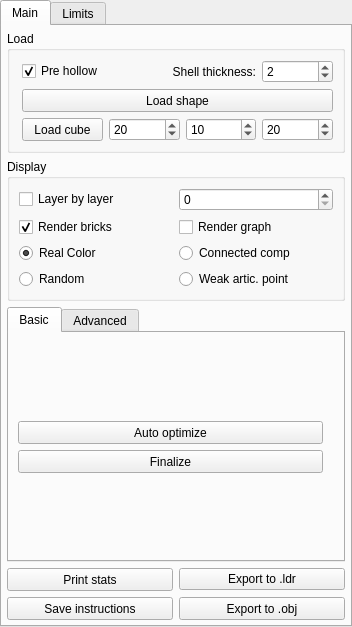
<?xml version="1.0" encoding="UTF-8"?>
<ui version="4.0">
 <class>AssemblyWidget</class>
 <widget class="QWidget" name="AssemblyWidget">
  <property name="geometry">
   <rect>
    <x>0</x>
    <y>0</y>
    <width>352</width>
    <height>625</height>
   </rect>
  </property>
  <property name="windowTitle">
   <string>Form</string>
  </property>
  <layout class="QVBoxLayout" name="verticalLayout_5">
   <property name="leftMargin">
    <number>0</number>
   </property>
   <property name="topMargin">
    <number>0</number>
   </property>
   <property name="rightMargin">
    <number>0</number>
   </property>
   <property name="bottomMargin">
    <number>0</number>
   </property>
   <item>
    <widget class="QTabWidget" name="tabWidget">
     <property name="tabShape">
      <enum>QTabWidget::Rounded</enum>
     </property>
     <property name="currentIndex">
      <number>0</number>
     </property>
     <property name="documentMode">
      <bool>false</bool>
     </property>
     <widget class="QWidget" name="mainTab">
      <attribute name="title">
       <string>Main</string>
      </attribute>
      <layout class="QVBoxLayout" name="verticalLayout">
       <property name="leftMargin">
        <number>5</number>
       </property>
       <property name="topMargin">
        <number>5</number>
       </property>
       <property name="rightMargin">
        <number>5</number>
       </property>
       <property name="bottomMargin">
        <number>5</number>
       </property>
       <item>
        <widget class="QGroupBox" name="groupBox">
         <property name="title">
          <string>Load</string>
         </property>
         <property name="flat">
          <bool>false</bool>
         </property>
         <layout class="QGridLayout" name="gridLayout">
          <property name="leftMargin">
           <number>12</number>
          </property>
          <item row="3" column="3">
           <widget class="QSpinBox" name="testZSpinBox">
            <property name="minimum">
             <number>1</number>
            </property>
            <property name="maximum">
             <number>999</number>
            </property>
            <property name="value">
             <number>20</number>
            </property>
           </widget>
          </item>
          <item row="3" column="2">
           <widget class="QSpinBox" name="testYSpinBox">
            <property name="minimum">
             <number>1</number>
            </property>
            <property name="maximum">
             <number>999</number>
            </property>
            <property name="value">
             <number>10</number>
            </property>
           </widget>
          </item>
          <item row="3" column="0">
           <widget class="QPushButton" name="testButton">
            <property name="minimumSize">
             <size>
              <width>0</width>
              <height>23</height>
             </size>
            </property>
            <property name="text">
             <string>Load cube</string>
            </property>
           </widget>
          </item>
          <item row="3" column="1">
           <widget class="QSpinBox" name="testXSpinBox">
            <property name="font">
             <font>
              <kerning>true</kerning>
             </font>
            </property>
            <property name="layoutDirection">
             <enum>Qt::LeftToRight</enum>
            </property>
            <property name="autoFillBackground">
             <bool>false</bool>
            </property>
            <property name="frame">
             <bool>true</bool>
            </property>
            <property name="alignment">
             <set>Qt::AlignLeading|Qt::AlignLeft|Qt::AlignVCenter</set>
            </property>
            <property name="minimum">
             <number>1</number>
            </property>
            <property name="maximum">
             <number>999</number>
            </property>
            <property name="value">
             <number>20</number>
            </property>
           </widget>
          </item>
          <item row="0" column="0">
           <widget class="QCheckBox" name="hollowCheckBox">
            <property name="text">
             <string>Pre hollow</string>
            </property>
            <property name="checked">
             <bool>true</bool>
            </property>
           </widget>
          </item>
          <item row="0" column="3">
           <widget class="QSpinBox" name="shellThicknessSpinBox">
            <property name="value">
             <number>2</number>
            </property>
           </widget>
          </item>
          <item row="0" column="1" colspan="2">
           <widget class="QLabel" name="label_3">
            <property name="text">
             <string>Shell thickness:</string>
            </property>
            <property name="alignment">
             <set>Qt::AlignRight|Qt::AlignTrailing|Qt::AlignVCenter</set>
            </property>
           </widget>
          </item>
          <item row="1" column="0" colspan="4">
           <widget class="QPushButton" name="loadFileButton">
            <property name="minimumSize">
             <size>
              <width>0</width>
              <height>23</height>
             </size>
            </property>
            <property name="text">
             <string>Load shape</string>
            </property>
           </widget>
          </item>
         </layout>
        </widget>
       </item>
       <item>
        <widget class="QGroupBox" name="groupBox_2">
         <property name="title">
          <string>Display</string>
         </property>
         <layout class="QGridLayout" name="gridLayout_2">
          <property name="sizeConstraint">
           <enum>QLayout::SetDefaultConstraint</enum>
          </property>
          <item row="1" column="0">
           <widget class="QCheckBox" name="renderBricksBox">
            <property name="text">
             <string>Render bricks</string>
            </property>
            <property name="checked">
             <bool>true</bool>
            </property>
           </widget>
          </item>
          <item row="1" column="1">
           <widget class="QCheckBox" name="renderGraphBox">
            <property name="text">
             <string>Render graph</string>
            </property>
           </widget>
          </item>
          <item row="3" column="1">
           <widget class="QRadioButton" name="biconRadioButton">
            <property name="text">
             <string>Weak artic. point</string>
            </property>
           </widget>
          </item>
          <item row="0" column="0" colspan="2">
           <layout class="QHBoxLayout" name="horizontalLayout_3">
            <item>
             <widget class="QCheckBox" name="layerBox">
              <property name="text">
               <string>Layer by layer</string>
              </property>
             </widget>
            </item>
            <item>
             <widget class="QSpinBox" name="layerSpinBox">
              <property name="wrapping">
               <bool>false</bool>
              </property>
              <property name="buttonSymbols">
               <enum>QAbstractSpinBox::UpDownArrows</enum>
              </property>
              <property name="maximum">
               <number>999</number>
              </property>
             </widget>
            </item>
           </layout>
          </item>
          <item row="3" column="0">
           <widget class="QRadioButton" name="randomRadioButton">
            <property name="text">
             <string>Random</string>
            </property>
            <property name="checked">
             <bool>false</bool>
            </property>
           </widget>
          </item>
          <item row="2" column="1">
           <widget class="QRadioButton" name="conRadioButton">
            <property name="text">
             <string>Connected comp</string>
            </property>
           </widget>
          </item>
          <item row="2" column="0">
           <widget class="QRadioButton" name="realColorRadioButton">
            <property name="text">
             <string>Real Color</string>
            </property>
            <property name="checked">
             <bool>true</bool>
            </property>
           </widget>
          </item>
         </layout>
        </widget>
       </item>
       <item>
        <widget class="QTabWidget" name="basicAdvancedTabs">
         <property name="currentIndex">
          <number>0</number>
         </property>
         <widget class="QWidget" name="basicTab">
          <attribute name="title">
           <string>Basic</string>
          </attribute>
          <layout class="QVBoxLayout" name="verticalLayout_4">
           <property name="topMargin">
            <number>5</number>
           </property>
           <property name="rightMargin">
            <number>20</number>
           </property>
           <property name="bottomMargin">
            <number>5</number>
           </property>
           <item>
            <spacer name="verticalSpacer_4">
             <property name="orientation">
              <enum>Qt::Vertical</enum>
             </property>
             <property name="sizeHint" stdset="0">
              <size>
               <width>20</width>
               <height>40</height>
              </size>
             </property>
            </spacer>
           </item>
           <item>
            <widget class="QPushButton" name="autoOptimizeButton">
             <property name="minimumSize">
              <size>
               <width>0</width>
               <height>23</height>
              </size>
             </property>
             <property name="text">
              <string>Auto optimize</string>
             </property>
            </widget>
           </item>
           <item>
            <widget class="QPushButton" name="finalizeButton">
             <property name="minimumSize">
              <size>
               <width>0</width>
               <height>23</height>
              </size>
             </property>
             <property name="text">
              <string>Finalize</string>
             </property>
            </widget>
           </item>
           <item>
            <spacer name="verticalSpacer_3">
             <property name="orientation">
              <enum>Qt::Vertical</enum>
             </property>
             <property name="sizeHint" stdset="0">
              <size>
               <width>20</width>
               <height>40</height>
              </size>
             </property>
            </spacer>
           </item>
          </layout>
         </widget>
         <widget class="QWidget" name="advancedTab">
          <attribute name="title">
           <string>Advanced</string>
          </attribute>
          <layout class="QVBoxLayout" name="verticalLayout_3">
           <property name="leftMargin">
            <number>1</number>
           </property>
           <property name="topMargin">
            <number>1</number>
           </property>
           <property name="rightMargin">
            <number>1</number>
           </property>
           <property name="bottomMargin">
            <number>1</number>
           </property>
           <item>
            <widget class="QGroupBox" name="groupBox_3">
             <property name="title">
              <string>Optimize</string>
             </property>
             <layout class="QGridLayout" name="gridLayout_3">
              <item row="2" column="1">
               <widget class="QPushButton" name="splitConCompButton">
                <property name="minimumSize">
                 <size>
                  <width>0</width>
                  <height>23</height>
                 </size>
                </property>
                <property name="text">
                 <string>Split</string>
                </property>
               </widget>
              </item>
              <item row="2" column="2">
               <widget class="QPushButton" name="loopConCompButton">
                <property name="minimumSize">
                 <size>
                  <width>0</width>
                  <height>23</height>
                 </size>
                </property>
                <property name="text">
                 <string>Loop</string>
                </property>
               </widget>
              </item>
              <item row="1" column="0" colspan="3">
               <widget class="QPushButton" name="mergeButton">
                <property name="minimumSize">
                 <size>
                  <width>0</width>
                  <height>23</height>
                 </size>
                </property>
                <property name="text">
                 <string>Merge</string>
                </property>
                <property name="shortcut">
                 <string>M</string>
                </property>
               </widget>
              </item>
              <item row="3" column="1">
               <widget class="QPushButton" name="splitBiconCompButton">
                <property name="minimumSize">
                 <size>
                  <width>0</width>
                  <height>23</height>
                 </size>
                </property>
                <property name="text">
                 <string>Split</string>
                </property>
               </widget>
              </item>
              <item row="3" column="2">
               <widget class="QPushButton" name="loopBiconCompButton">
                <property name="minimumSize">
                 <size>
                  <width>0</width>
                  <height>23</height>
                 </size>
                </property>
                <property name="text">
                 <string>Loop</string>
                </property>
               </widget>
              </item>
              <item row="2" column="0">
               <widget class="QLabel" name="label">
                <property name="text">
                 <string>Con Comp:</string>
                </property>
               </widget>
              </item>
              <item row="3" column="0">
               <widget class="QLabel" name="label_2">
                <property name="text">
                 <string>Bicon Comp:</string>
                </property>
               </widget>
              </item>
             </layout>
            </widget>
           </item>
           <item>
            <widget class="QGroupBox" name="groupBox_4">
             <property name="title">
              <string>Finalize</string>
             </property>
             <layout class="QGridLayout" name="gridLayout_5">
              <item row="1" column="0">
               <widget class="QPushButton" name="solveBrickLimitButton">
                <property name="minimumSize">
                 <size>
                  <width>0</width>
                  <height>23</height>
                 </size>
                </property>
                <property name="text">
                 <string>Solve number constaints</string>
                </property>
               </widget>
              </item>
              <item row="0" column="0">
               <widget class="QPushButton" name="postHollowButton">
                <property name="minimumSize">
                 <size>
                  <width>0</width>
                  <height>23</height>
                 </size>
                </property>
                <property name="text">
                 <string>Post hollow</string>
                </property>
                <property name="flat">
                 <bool>false</bool>
                </property>
               </widget>
              </item>
             </layout>
            </widget>
           </item>
          </layout>
         </widget>
        </widget>
       </item>
       <item>
        <layout class="QGridLayout" name="gridLayout_6">
         <property name="sizeConstraint">
          <enum>QLayout::SetDefaultConstraint</enum>
         </property>
         <property name="spacing">
          <number>-1</number>
         </property>
         <item row="1" column="1">
          <widget class="QPushButton" name="objExportButton">
           <property name="minimumSize">
            <size>
             <width>0</width>
             <height>23</height>
            </size>
           </property>
           <property name="text">
            <string>Export to .obj</string>
           </property>
          </widget>
         </item>
         <item row="1" column="0">
          <widget class="QPushButton" name="saveInstructionsButton">
           <property name="minimumSize">
            <size>
             <width>0</width>
             <height>23</height>
            </size>
           </property>
           <property name="text">
            <string>Save instructions</string>
           </property>
          </widget>
         </item>
         <item row="0" column="0">
          <widget class="QPushButton" name="printStatsButton">
           <property name="sizePolicy">
            <sizepolicy hsizetype="Minimum" vsizetype="Fixed">
             <horstretch>0</horstretch>
             <verstretch>0</verstretch>
            </sizepolicy>
           </property>
           <property name="minimumSize">
            <size>
             <width>0</width>
             <height>23</height>
            </size>
           </property>
           <property name="text">
            <string>Print stats</string>
           </property>
           <property name="flat">
            <bool>false</bool>
           </property>
          </widget>
         </item>
         <item row="0" column="1">
          <widget class="QPushButton" name="ldrExportButton">
           <property name="text">
            <string>Export to .ldr</string>
           </property>
          </widget>
         </item>
        </layout>
       </item>
      </layout>
     </widget>
     <widget class="QWidget" name="limitTab">
      <attribute name="title">
       <string>Limits</string>
      </attribute>
      <layout class="QVBoxLayout" name="verticalLayout_2">
       <item>
        <layout class="QHBoxLayout" name="horizontalLayout_4">
         <item>
          <widget class="QLabel" name="label_4">
           <property name="text">
            <string>1x2</string>
           </property>
           <property name="alignment">
            <set>Qt::AlignCenter</set>
           </property>
          </widget>
         </item>
         <item>
          <widget class="QSpinBox" name="spinBox1x2">
           <property name="minimum">
            <number>-1</number>
           </property>
           <property name="maximum">
            <number>9999</number>
           </property>
           <property name="value">
            <number>-1</number>
           </property>
          </widget>
         </item>
        </layout>
       </item>
       <item>
        <layout class="QHBoxLayout" name="horizontalLayout_5">
         <item>
          <widget class="QLabel" name="label_5">
           <property name="text">
            <string>1x3</string>
           </property>
           <property name="alignment">
            <set>Qt::AlignCenter</set>
           </property>
          </widget>
         </item>
         <item>
          <widget class="QSpinBox" name="spinBox1x3">
           <property name="minimum">
            <number>-1</number>
           </property>
           <property name="maximum">
            <number>9999</number>
           </property>
           <property name="value">
            <number>-1</number>
           </property>
          </widget>
         </item>
        </layout>
       </item>
       <item>
        <layout class="QHBoxLayout" name="horizontalLayout_6">
         <item>
          <widget class="QLabel" name="label_6">
           <property name="text">
            <string>1x4</string>
           </property>
           <property name="alignment">
            <set>Qt::AlignCenter</set>
           </property>
          </widget>
         </item>
         <item>
          <widget class="QSpinBox" name="spinBox1x4">
           <property name="minimum">
            <number>-1</number>
           </property>
           <property name="maximum">
            <number>9999</number>
           </property>
           <property name="value">
            <number>-1</number>
           </property>
          </widget>
         </item>
        </layout>
       </item>
       <item>
        <layout class="QHBoxLayout" name="horizontalLayout_7">
         <item>
          <widget class="QLabel" name="label_7">
           <property name="text">
            <string>1x6</string>
           </property>
           <property name="alignment">
            <set>Qt::AlignCenter</set>
           </property>
          </widget>
         </item>
         <item>
          <widget class="QSpinBox" name="spinBox1x6">
           <property name="minimum">
            <number>-1</number>
           </property>
           <property name="maximum">
            <number>9999</number>
           </property>
           <property name="value">
            <number>-1</number>
           </property>
          </widget>
         </item>
        </layout>
       </item>
       <item>
        <layout class="QHBoxLayout" name="horizontalLayout_16">
         <item>
          <widget class="QLabel" name="label_16">
           <property name="text">
            <string>1x8</string>
           </property>
           <property name="alignment">
            <set>Qt::AlignCenter</set>
           </property>
          </widget>
         </item>
         <item>
          <widget class="QSpinBox" name="spinBox1x8">
           <property name="minimum">
            <number>-1</number>
           </property>
           <property name="maximum">
            <number>9999</number>
           </property>
           <property name="value">
            <number>-1</number>
           </property>
          </widget>
         </item>
        </layout>
       </item>
       <item>
        <layout class="QHBoxLayout" name="horizontalLayout_15">
         <item>
          <widget class="QLabel" name="label_15">
           <property name="text">
            <string>2x2</string>
           </property>
           <property name="alignment">
            <set>Qt::AlignCenter</set>
           </property>
          </widget>
         </item>
         <item>
          <widget class="QSpinBox" name="spinBox2x2">
           <property name="minimum">
            <number>-1</number>
           </property>
           <property name="maximum">
            <number>9999</number>
           </property>
           <property name="value">
            <number>-1</number>
           </property>
          </widget>
         </item>
        </layout>
       </item>
       <item>
        <layout class="QHBoxLayout" name="horizontalLayout_31">
         <item>
          <widget class="QLabel" name="label_31">
           <property name="text">
            <string>2x3</string>
           </property>
           <property name="alignment">
            <set>Qt::AlignCenter</set>
           </property>
          </widget>
         </item>
         <item>
          <widget class="QSpinBox" name="spinBox2x3">
           <property name="minimum">
            <number>-1</number>
           </property>
           <property name="maximum">
            <number>9999</number>
           </property>
           <property name="value">
            <number>-1</number>
           </property>
          </widget>
         </item>
        </layout>
       </item>
       <item>
        <layout class="QHBoxLayout" name="horizontalLayout_30">
         <item>
          <widget class="QLabel" name="label_30">
           <property name="text">
            <string>2x4</string>
           </property>
           <property name="alignment">
            <set>Qt::AlignCenter</set>
           </property>
          </widget>
         </item>
         <item>
          <widget class="QSpinBox" name="spinBox2x4">
           <property name="minimum">
            <number>-1</number>
           </property>
           <property name="maximum">
            <number>9999</number>
           </property>
           <property name="value">
            <number>-1</number>
           </property>
          </widget>
         </item>
        </layout>
       </item>
       <item>
        <layout class="QHBoxLayout" name="horizontalLayout_29">
         <item>
          <widget class="QLabel" name="label_29">
           <property name="text">
            <string>2x6</string>
           </property>
           <property name="alignment">
            <set>Qt::AlignCenter</set>
           </property>
          </widget>
         </item>
         <item>
          <widget class="QSpinBox" name="spinBox2x6">
           <property name="minimum">
            <number>-1</number>
           </property>
           <property name="maximum">
            <number>9999</number>
           </property>
           <property name="value">
            <number>-1</number>
           </property>
          </widget>
         </item>
        </layout>
       </item>
       <item>
        <layout class="QHBoxLayout" name="horizontalLayout_28">
         <item>
          <widget class="QLabel" name="label_28">
           <property name="text">
            <string>2x8</string>
           </property>
           <property name="alignment">
            <set>Qt::AlignCenter</set>
           </property>
          </widget>
         </item>
         <item>
          <widget class="QSpinBox" name="spinBox2x8">
           <property name="minimum">
            <number>-1</number>
           </property>
           <property name="maximum">
            <number>9999</number>
           </property>
           <property name="value">
            <number>-1</number>
           </property>
          </widget>
         </item>
        </layout>
       </item>
       <item>
        <spacer name="verticalSpacer_2">
         <property name="orientation">
          <enum>Qt::Vertical</enum>
         </property>
         <property name="sizeHint" stdset="0">
          <size>
           <width>20</width>
           <height>40</height>
          </size>
         </property>
        </spacer>
       </item>
      </layout>
     </widget>
    </widget>
   </item>
  </layout>
 </widget>
 <resources/>
 <connections/>
</ui>
